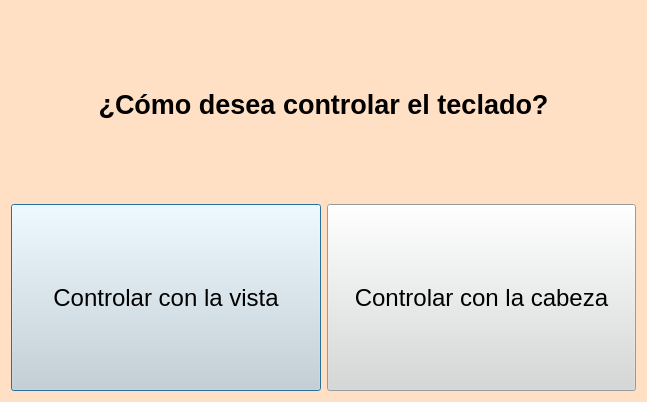
<?xml version="1.0" encoding="UTF-8"?>
<ui version="4.0">
 <class>Dialog</class>
 <widget class="QDialog" name="Dialog">
  <property name="geometry">
   <rect>
    <x>0</x>
    <y>0</y>
    <width>647</width>
    <height>402</height>
   </rect>
  </property>
  <property name="windowTitle">
   <string>Dialog</string>
  </property>
  <property name="styleSheet">
   <string notr="true">background-color: rgb(255, 224, 196);</string>
  </property>
  <layout class="QGridLayout" name="gridLayout">
   <item row="0" column="0">
    <layout class="QVBoxLayout" name="verticalLayout">
     <property name="spacing">
      <number>-1</number>
     </property>
     <property name="leftMargin">
      <number>0</number>
     </property>
     <item>
      <widget class="QLabel" name="text_label">
       <property name="font">
        <font>
         <pointsize>20</pointsize>
         <weight>75</weight>
         <bold>true</bold>
        </font>
       </property>
       <property name="text">
        <string>¿Cómo desea controlar el teclado?</string>
       </property>
       <property name="alignment">
        <set>Qt::AlignCenter</set>
       </property>
      </widget>
     </item>
     <item>
      <layout class="QHBoxLayout" name="horizontalLayout">
       <item>
        <widget class="QPushButton" name="PB_Gaze">
         <property name="sizePolicy">
          <sizepolicy hsizetype="Preferred" vsizetype="Preferred">
           <horstretch>0</horstretch>
           <verstretch>0</verstretch>
          </sizepolicy>
         </property>
         <property name="font">
          <font>
           <pointsize>18</pointsize>
          </font>
         </property>
         <property name="styleSheet">
          <string notr="true">QPushButton{
background-color: rgb(214, 217, 217);
}

QPushButton::hover{
	background-color : lightgreen
}</string>
         </property>
         <property name="text">
          <string>Controlar con la vista</string>
         </property>
        </widget>
       </item>
       <item>
        <widget class="QPushButton" name="PB_Head">
         <property name="sizePolicy">
          <sizepolicy hsizetype="Preferred" vsizetype="Preferred">
           <horstretch>0</horstretch>
           <verstretch>0</verstretch>
          </sizepolicy>
         </property>
         <property name="font">
          <font>
           <pointsize>18</pointsize>
          </font>
         </property>
         <property name="styleSheet">
          <string notr="true">QPushButton{
background-color: rgb(214, 217, 217);
}

QPushButton::hover{
	background-color : lightgreen
}</string>
         </property>
         <property name="text">
          <string>Controlar con la cabeza</string>
         </property>
        </widget>
       </item>
      </layout>
     </item>
    </layout>
   </item>
  </layout>
 </widget>
 <resources/>
 <connections/>
</ui>
